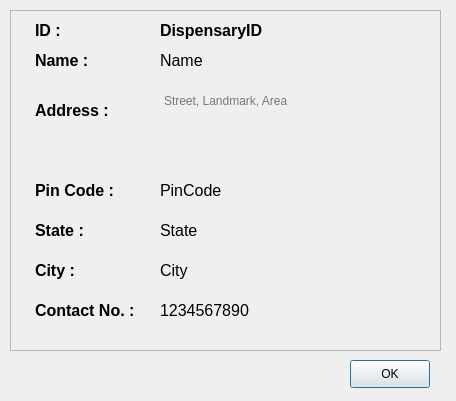
<?xml version="1.0" encoding="UTF-8"?>
<ui version="4.0">
 <class>dispensaryProfile</class>
 <widget class="QDialog" name="dispensaryProfile">
  <property name="geometry">
   <rect>
    <x>0</x>
    <y>0</y>
    <width>456</width>
    <height>401</height>
   </rect>
  </property>
  <property name="windowTitle">
   <string>Dispensary Profile</string>
  </property>
  <widget class="QFrame" name="frame">
   <property name="geometry">
    <rect>
     <x>10</x>
     <y>10</y>
     <width>431</width>
     <height>341</height>
    </rect>
   </property>
   <property name="styleSheet">
    <string notr="true"/>
   </property>
   <property name="frameShape">
    <enum>QFrame::StyledPanel</enum>
   </property>
   <property name="frameShadow">
    <enum>QFrame::Raised</enum>
   </property>
   <widget class="QLabel" name="nameLabel">
    <property name="geometry">
     <rect>
      <x>25</x>
      <y>30</y>
      <width>101</width>
      <height>41</height>
     </rect>
    </property>
    <property name="text">
     <string>&lt;html&gt;&lt;head/&gt;&lt;body&gt;&lt;p&gt;&lt;span style=&quot; font-size:12pt; font-weight:600;&quot;&gt;Name :&lt;/span&gt;&lt;/p&gt;&lt;/body&gt;&lt;/html&gt;</string>
    </property>
   </widget>
   <widget class="QLabel" name="addressLabel">
    <property name="geometry">
     <rect>
      <x>25</x>
      <y>80</y>
      <width>101</width>
      <height>41</height>
     </rect>
    </property>
    <property name="text">
     <string>&lt;html&gt;&lt;head/&gt;&lt;body&gt;&lt;p&gt;&lt;span style=&quot; font-size:12pt; font-weight:600;&quot;&gt;Address :&lt;/span&gt;&lt;/p&gt;&lt;/body&gt;&lt;/html&gt;</string>
    </property>
   </widget>
   <widget class="QLabel" name="contactLabel">
    <property name="geometry">
     <rect>
      <x>25</x>
      <y>290</y>
      <width>131</width>
      <height>21</height>
     </rect>
    </property>
    <property name="text">
     <string>&lt;html&gt;&lt;head/&gt;&lt;body&gt;&lt;p&gt;&lt;span style=&quot; font-size:12pt; font-weight:600;&quot;&gt;Contact No. :&lt;/span&gt;&lt;/p&gt;&lt;/body&gt;&lt;/html&gt;</string>
    </property>
   </widget>
   <widget class="QLabel" name="stateLabel">
    <property name="geometry">
     <rect>
      <x>25</x>
      <y>200</y>
      <width>101</width>
      <height>41</height>
     </rect>
    </property>
    <property name="text">
     <string>&lt;html&gt;&lt;head/&gt;&lt;body&gt;&lt;p&gt;&lt;span style=&quot; font-size:12pt; font-weight:600;&quot;&gt;State :&lt;/span&gt;&lt;/p&gt;&lt;/body&gt;&lt;/html&gt;</string>
    </property>
   </widget>
   <widget class="QLabel" name="pinCodeLabel">
    <property name="geometry">
     <rect>
      <x>25</x>
      <y>160</y>
      <width>101</width>
      <height>41</height>
     </rect>
    </property>
    <property name="text">
     <string>&lt;html&gt;&lt;head/&gt;&lt;body&gt;&lt;p&gt;&lt;span style=&quot; font-size:12pt; font-weight:600;&quot;&gt;Pin Code :&lt;/span&gt;&lt;/p&gt;&lt;/body&gt;&lt;/html&gt;</string>
    </property>
   </widget>
   <widget class="QLabel" name="cityLabel">
    <property name="geometry">
     <rect>
      <x>25</x>
      <y>240</y>
      <width>101</width>
      <height>41</height>
     </rect>
    </property>
    <property name="text">
     <string>&lt;html&gt;&lt;head/&gt;&lt;body&gt;&lt;p&gt;&lt;span style=&quot; font-size:12pt; font-weight:600;&quot;&gt;City :&lt;/span&gt;&lt;/p&gt;&lt;/body&gt;&lt;/html&gt;</string>
    </property>
   </widget>
   <widget class="QTextBrowser" name="address">
    <property name="geometry">
     <rect>
      <x>150</x>
      <y>80</y>
      <width>271</width>
      <height>61</height>
     </rect>
    </property>
    <property name="styleSheet">
     <string notr="true">background-color:transparent;
border:none;</string>
    </property>
    <property name="placeholderText">
     <string>Street, Landmark, Area</string>
    </property>
   </widget>
   <widget class="QLabel" name="pinCode">
    <property name="geometry">
     <rect>
      <x>150</x>
      <y>170</y>
      <width>181</width>
      <height>21</height>
     </rect>
    </property>
    <property name="styleSheet">
     <string notr="true">font-size:12pt;</string>
    </property>
    <property name="text">
     <string>PinCode</string>
    </property>
   </widget>
   <widget class="QLabel" name="state">
    <property name="geometry">
     <rect>
      <x>150</x>
      <y>210</y>
      <width>181</width>
      <height>21</height>
     </rect>
    </property>
    <property name="styleSheet">
     <string notr="true">font-size:12pt;</string>
    </property>
    <property name="text">
     <string>State</string>
    </property>
   </widget>
   <widget class="QLabel" name="city">
    <property name="geometry">
     <rect>
      <x>150</x>
      <y>250</y>
      <width>181</width>
      <height>21</height>
     </rect>
    </property>
    <property name="styleSheet">
     <string notr="true">font-size:12pt;</string>
    </property>
    <property name="text">
     <string>City</string>
    </property>
   </widget>
   <widget class="QLabel" name="contact">
    <property name="geometry">
     <rect>
      <x>150</x>
      <y>290</y>
      <width>191</width>
      <height>21</height>
     </rect>
    </property>
    <property name="styleSheet">
     <string notr="true">font-size:12pt;</string>
    </property>
    <property name="text">
     <string>1234567890</string>
    </property>
   </widget>
   <widget class="QLabel" name="name">
    <property name="geometry">
     <rect>
      <x>150</x>
      <y>30</y>
      <width>371</width>
      <height>41</height>
     </rect>
    </property>
    <property name="styleSheet">
     <string notr="true">font-size:12pt;</string>
    </property>
    <property name="text">
     <string>Name</string>
    </property>
   </widget>
   <widget class="QLabel" name="IDLabel">
    <property name="geometry">
     <rect>
      <x>25</x>
      <y>0</y>
      <width>131</width>
      <height>41</height>
     </rect>
    </property>
    <property name="text">
     <string>&lt;html&gt;&lt;head/&gt;&lt;body&gt;&lt;p&gt;&lt;span style=&quot; font-size:12pt; font-weight:600;&quot;&gt;ID :&lt;/span&gt;&lt;/p&gt;&lt;/body&gt;&lt;/html&gt;</string>
    </property>
   </widget>
   <widget class="QLabel" name="dispensaryID">
    <property name="geometry">
     <rect>
      <x>150</x>
      <y>0</y>
      <width>371</width>
      <height>41</height>
     </rect>
    </property>
    <property name="styleSheet">
     <string notr="true">font-size:12pt;
font-weight: bold;</string>
    </property>
    <property name="text">
     <string>DispensaryID</string>
    </property>
   </widget>
  </widget>
  <widget class="QPushButton" name="pushButton">
   <property name="geometry">
    <rect>
     <x>350</x>
     <y>360</y>
     <width>80</width>
     <height>28</height>
    </rect>
   </property>
   <property name="text">
    <string>OK</string>
   </property>
  </widget>
 </widget>
 <resources/>
 <connections/>
</ui>
